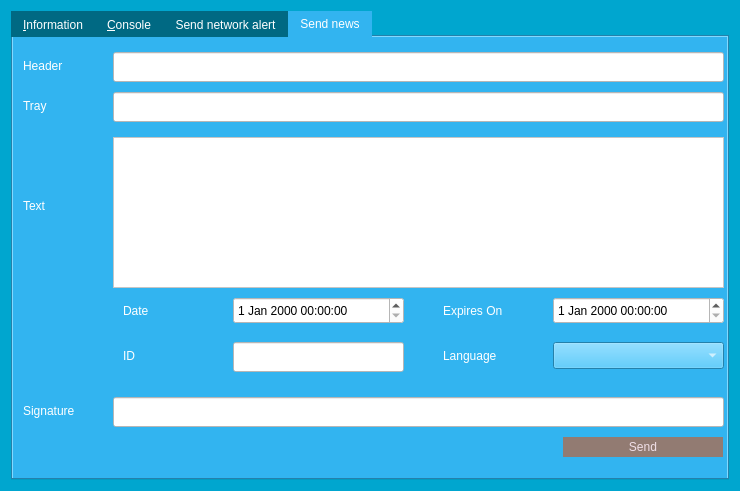
<?xml version="1.0" encoding="UTF-8"?>
<ui version="4.0">
 <class>RPCConsole</class>
 <widget class="QDialog" name="RPCConsole">
  <property name="geometry">
   <rect>
    <x>0</x>
    <y>0</y>
    <width>740</width>
    <height>491</height>
   </rect>
  </property>
  <property name="windowTitle">
   <string>GrumpyCoin - Debug window</string>
  </property>
  <property name="styleSheet">
   <string notr="true">*{ font-family:&quot;Finger Paint&quot;;
}
QTabBar::tab{
	color: #ffffff;
	background-color: #006983;
}
QTabBar::tab:selected{
	color: #ffffff;
	background-color: #32b4f0;
}

QDialog {
	background-color: rgb(0, 166, 207);
}
</string>
  </property>
  <layout class="QVBoxLayout" name="verticalLayout_2">
   <item>
    <widget class="QTabWidget" name="tabWidget">
     <property name="styleSheet">
      <string notr="true">* {
	color: #ffffff;
	background-color: #32b4f0;
}
QLineEdit,QTextEdit,QPlainTextEdit,QDateTimeEdit {
	color: #000000;
    background-color: #ffffff;
}
QPushButton {
	background-color: #927b72;
	color: #f0dfe7;
	border: 0px solid gray;
	max-height: 20px;
	min-height: 20px;
	max-width: 160px;
	min-width: 160px;
}

QPushButton:hover {
	background-color: #32b4f0;
}

QPushButton:pressed:flat {
	background-color: #00a3de;
}</string>
     </property>
     <property name="currentIndex">
      <number>3</number>
     </property>
     <widget class="QWidget" name="tab_info">
      <attribute name="title">
       <string>&amp;Information</string>
      </attribute>
      <layout class="QGridLayout" name="gridLayout" columnstretch="0,1">
       <property name="horizontalSpacing">
        <number>12</number>
       </property>
       <item row="0" column="0">
        <widget class="QLabel" name="label_9">
         <property name="font">
          <font>
           <family>Finger Paint</family>
          </font>
         </property>
         <property name="text">
          <string>GrumpyCoin Core</string>
         </property>
        </widget>
       </item>
       <item row="1" column="0">
        <widget class="QLabel" name="label_5">
         <property name="text">
          <string>Client name</string>
         </property>
        </widget>
       </item>
       <item row="1" column="1">
        <widget class="QLabel" name="clientName">
         <property name="cursor">
          <cursorShape>IBeamCursor</cursorShape>
         </property>
         <property name="text">
          <string>N/A</string>
         </property>
         <property name="textFormat">
          <enum>Qt::PlainText</enum>
         </property>
         <property name="textInteractionFlags">
          <set>Qt::LinksAccessibleByMouse|Qt::TextSelectableByKeyboard|Qt::TextSelectableByMouse</set>
         </property>
        </widget>
       </item>
       <item row="2" column="0">
        <widget class="QLabel" name="label_6">
         <property name="text">
          <string>Client version</string>
         </property>
        </widget>
       </item>
       <item row="2" column="1">
        <widget class="QLabel" name="clientVersion">
         <property name="cursor">
          <cursorShape>IBeamCursor</cursorShape>
         </property>
         <property name="text">
          <string>N/A</string>
         </property>
         <property name="textFormat">
          <enum>Qt::PlainText</enum>
         </property>
         <property name="textInteractionFlags">
          <set>Qt::LinksAccessibleByMouse|Qt::TextSelectableByKeyboard|Qt::TextSelectableByMouse</set>
         </property>
        </widget>
       </item>
       <item row="3" column="0">
        <widget class="QLabel" name="label_14">
         <property name="text">
          <string>Using OpenSSL version</string>
         </property>
         <property name="indent">
          <number>10</number>
         </property>
        </widget>
       </item>
       <item row="3" column="1">
        <widget class="QLabel" name="openSSLVersion">
         <property name="cursor">
          <cursorShape>IBeamCursor</cursorShape>
         </property>
         <property name="text">
          <string>N/A</string>
         </property>
         <property name="textFormat">
          <enum>Qt::PlainText</enum>
         </property>
         <property name="textInteractionFlags">
          <set>Qt::LinksAccessibleByMouse|Qt::TextSelectableByKeyboard|Qt::TextSelectableByMouse</set>
         </property>
        </widget>
       </item>
       <item row="4" column="0">
        <widget class="QLabel" name="label_12">
         <property name="text">
          <string>Build date</string>
         </property>
        </widget>
       </item>
       <item row="4" column="1">
        <widget class="QLabel" name="buildDate">
         <property name="cursor">
          <cursorShape>IBeamCursor</cursorShape>
         </property>
         <property name="text">
          <string>N/A</string>
         </property>
         <property name="textFormat">
          <enum>Qt::PlainText</enum>
         </property>
         <property name="textInteractionFlags">
          <set>Qt::LinksAccessibleByMouse|Qt::TextSelectableByKeyboard|Qt::TextSelectableByMouse</set>
         </property>
        </widget>
       </item>
       <item row="5" column="0">
        <widget class="QLabel" name="label_13">
         <property name="text">
          <string>Startup time</string>
         </property>
        </widget>
       </item>
       <item row="5" column="1">
        <widget class="QLabel" name="startupTime">
         <property name="cursor">
          <cursorShape>IBeamCursor</cursorShape>
         </property>
         <property name="text">
          <string>N/A</string>
         </property>
         <property name="textFormat">
          <enum>Qt::PlainText</enum>
         </property>
         <property name="textInteractionFlags">
          <set>Qt::LinksAccessibleByMouse|Qt::TextSelectableByKeyboard|Qt::TextSelectableByMouse</set>
         </property>
        </widget>
       </item>
       <item row="6" column="0">
        <widget class="QLabel" name="label_11">
         <property name="font">
          <font>
           <family>Finger Paint</family>
          </font>
         </property>
         <property name="text">
          <string>Network</string>
         </property>
        </widget>
       </item>
       <item row="7" column="0">
        <widget class="QLabel" name="label_7">
         <property name="text">
          <string>Number of connections</string>
         </property>
        </widget>
       </item>
       <item row="7" column="1">
        <widget class="QLabel" name="numberOfConnections">
         <property name="cursor">
          <cursorShape>IBeamCursor</cursorShape>
         </property>
         <property name="text">
          <string>N/A</string>
         </property>
         <property name="textFormat">
          <enum>Qt::PlainText</enum>
         </property>
         <property name="textInteractionFlags">
          <set>Qt::LinksAccessibleByMouse|Qt::TextSelectableByKeyboard|Qt::TextSelectableByMouse</set>
         </property>
        </widget>
       </item>
       <item row="8" column="0">
        <widget class="QLabel" name="label_8">
         <property name="text">
          <string>On testnet</string>
         </property>
        </widget>
       </item>
       <item row="8" column="1">
        <widget class="QCheckBox" name="isTestNet">
         <property name="enabled">
          <bool>false</bool>
         </property>
         <property name="text">
          <string/>
         </property>
        </widget>
       </item>
       <item row="9" column="0">
        <widget class="QLabel" name="label_10">
         <property name="font">
          <font>
           <family>Finger Paint</family>
          </font>
         </property>
         <property name="text">
          <string>Block chain</string>
         </property>
        </widget>
       </item>
       <item row="10" column="0">
        <widget class="QLabel" name="label_3">
         <property name="text">
          <string>Current number of blocks</string>
         </property>
        </widget>
       </item>
       <item row="10" column="1">
        <widget class="QLabel" name="numberOfBlocks">
         <property name="cursor">
          <cursorShape>IBeamCursor</cursorShape>
         </property>
         <property name="text">
          <string>N/A</string>
         </property>
         <property name="textFormat">
          <enum>Qt::PlainText</enum>
         </property>
         <property name="textInteractionFlags">
          <set>Qt::LinksAccessibleByMouse|Qt::TextSelectableByKeyboard|Qt::TextSelectableByMouse</set>
         </property>
        </widget>
       </item>
       <item row="11" column="0">
        <widget class="QLabel" name="label_4">
         <property name="text">
          <string>Estimated total blocks</string>
         </property>
        </widget>
       </item>
       <item row="11" column="1">
        <widget class="QLabel" name="totalBlocks">
         <property name="cursor">
          <cursorShape>IBeamCursor</cursorShape>
         </property>
         <property name="text">
          <string>N/A</string>
         </property>
         <property name="textFormat">
          <enum>Qt::PlainText</enum>
         </property>
         <property name="textInteractionFlags">
          <set>Qt::LinksAccessibleByMouse|Qt::TextSelectableByKeyboard|Qt::TextSelectableByMouse</set>
         </property>
        </widget>
       </item>
       <item row="12" column="0">
        <widget class="QLabel" name="label_2">
         <property name="text">
          <string>Last block time</string>
         </property>
        </widget>
       </item>
       <item row="12" column="1">
        <widget class="QLabel" name="lastBlockTime">
         <property name="cursor">
          <cursorShape>IBeamCursor</cursorShape>
         </property>
         <property name="text">
          <string>N/A</string>
         </property>
         <property name="textFormat">
          <enum>Qt::PlainText</enum>
         </property>
         <property name="textInteractionFlags">
          <set>Qt::LinksAccessibleByMouse|Qt::TextSelectableByKeyboard|Qt::TextSelectableByMouse</set>
         </property>
        </widget>
       </item>
       <item row="13" column="0">
        <spacer name="verticalSpacer_2">
         <property name="orientation">
          <enum>Qt::Vertical</enum>
         </property>
         <property name="sizeHint" stdset="0">
          <size>
           <width>20</width>
           <height>20</height>
          </size>
         </property>
        </spacer>
       </item>
       <item row="14" column="0">
        <widget class="QLabel" name="labelDebugLogfile">
         <property name="font">
          <font>
           <family>Finger Paint</family>
          </font>
         </property>
         <property name="text">
          <string>Debug log file</string>
         </property>
        </widget>
       </item>
       <item row="15" column="0">
        <widget class="QPushButton" name="openDebugLogfileButton">
         <property name="toolTip">
          <string>Open the GrumpyCoin debug log file from the current data directory. This can take a few seconds for large log files.</string>
         </property>
         <property name="text">
          <string>&amp;Open</string>
         </property>
         <property name="autoDefault">
          <bool>false</bool>
         </property>
        </widget>
       </item>
       <item row="16" column="0">
        <widget class="QLabel" name="labelCLOptions">
         <property name="font">
          <font>
           <family>Finger Paint</family>
          </font>
         </property>
         <property name="text">
          <string>Command-line options</string>
         </property>
        </widget>
       </item>
       <item row="17" column="0">
        <widget class="QPushButton" name="showCLOptionsButton">
         <property name="toolTip">
          <string>Show the GrumpyCoin-Qt help message to get a list with possible GrumpyCoin command-line options.</string>
         </property>
         <property name="text">
          <string>&amp;Show</string>
         </property>
         <property name="autoDefault">
          <bool>false</bool>
         </property>
        </widget>
       </item>
       <item row="18" column="0">
        <spacer name="verticalSpacer">
         <property name="orientation">
          <enum>Qt::Vertical</enum>
         </property>
         <property name="sizeHint" stdset="0">
          <size>
           <width>20</width>
           <height>40</height>
          </size>
         </property>
        </spacer>
       </item>
      </layout>
     </widget>
     <widget class="QWidget" name="tab_console">
      <attribute name="title">
       <string>&amp;Console</string>
      </attribute>
      <layout class="QVBoxLayout" name="verticalLayout_3">
       <property name="spacing">
        <number>3</number>
       </property>
       <item>
        <widget class="QTextEdit" name="messagesWidget">
         <property name="minimumSize">
          <size>
           <width>0</width>
           <height>100</height>
          </size>
         </property>
         <property name="readOnly">
          <bool>true</bool>
         </property>
         <property name="tabKeyNavigation" stdset="0">
          <bool>false</bool>
         </property>
         <property name="columnCount" stdset="0">
          <number>2</number>
         </property>
        </widget>
       </item>
       <item>
        <layout class="QHBoxLayout" name="horizontalLayout">
         <property name="spacing">
          <number>3</number>
         </property>
         <item>
          <widget class="QLabel" name="label">
           <property name="text">
            <string notr="true">&gt;</string>
           </property>
          </widget>
         </item>
         <item>
          <widget class="QLineEdit" name="lineEdit"/>
         </item>
         <item>
          <widget class="QPushButton" name="clearButton">
           <property name="maximumSize">
            <size>
             <width>160</width>
             <height>20</height>
            </size>
           </property>
           <property name="toolTip">
            <string>Clear console</string>
           </property>
           <property name="text">
            <string/>
           </property>
           <property name="icon">
            <iconset resource="../bitcoin.qrc">
             <normaloff>:/icons/remove</normaloff>:/icons/remove</iconset>
           </property>
           <property name="shortcut">
            <string notr="true">Ctrl+L</string>
           </property>
           <property name="autoDefault">
            <bool>false</bool>
           </property>
          </widget>
         </item>
        </layout>
       </item>
      </layout>
     </widget>
     <widget class="QWidget" name="tab_alert">
      <attribute name="title">
       <string>Send network alert</string>
      </attribute>
     </widget>
     <widget class="QWidget" name="tab_news">
      <attribute name="title">
       <string>Send news</string>
      </attribute>
      <widget class="QPlainTextEdit" name="teMessage">
       <property name="geometry">
        <rect>
         <x>100</x>
         <y>100</y>
         <width>611</width>
         <height>151</height>
        </rect>
       </property>
      </widget>
      <widget class="QLabel" name="label_15">
       <property name="geometry">
        <rect>
         <x>10</x>
         <y>20</y>
         <width>81</width>
         <height>17</height>
        </rect>
       </property>
       <property name="text">
        <string>Header</string>
       </property>
      </widget>
      <widget class="QLineEdit" name="leHeader">
       <property name="geometry">
        <rect>
         <x>100</x>
         <y>15</y>
         <width>611</width>
         <height>30</height>
        </rect>
       </property>
      </widget>
      <widget class="QLineEdit" name="leTrayNotify">
       <property name="geometry">
        <rect>
         <x>100</x>
         <y>55</y>
         <width>611</width>
         <height>30</height>
        </rect>
       </property>
      </widget>
      <widget class="QLabel" name="label_16">
       <property name="geometry">
        <rect>
         <x>10</x>
         <y>60</y>
         <width>81</width>
         <height>17</height>
        </rect>
       </property>
       <property name="text">
        <string>Tray</string>
       </property>
      </widget>
      <widget class="QLabel" name="label_17">
       <property name="geometry">
        <rect>
         <x>10</x>
         <y>160</y>
         <width>81</width>
         <height>17</height>
        </rect>
       </property>
       <property name="text">
        <string>Text</string>
       </property>
      </widget>
      <widget class="QDateTimeEdit" name="dtDate">
       <property name="geometry">
        <rect>
         <x>220</x>
         <y>260</y>
         <width>171</width>
         <height>27</height>
        </rect>
       </property>
      </widget>
      <widget class="QLabel" name="label_18">
       <property name="geometry">
        <rect>
         <x>110</x>
         <y>265</y>
         <width>81</width>
         <height>17</height>
        </rect>
       </property>
       <property name="text">
        <string>Date</string>
       </property>
      </widget>
      <widget class="QLabel" name="label_19">
       <property name="geometry">
        <rect>
         <x>430</x>
         <y>265</y>
         <width>81</width>
         <height>17</height>
        </rect>
       </property>
       <property name="text">
        <string>Expires On</string>
       </property>
      </widget>
      <widget class="QDateTimeEdit" name="dtExpiration">
       <property name="geometry">
        <rect>
         <x>540</x>
         <y>260</y>
         <width>171</width>
         <height>27</height>
        </rect>
       </property>
      </widget>
      <widget class="QLineEdit" name="leID">
       <property name="geometry">
        <rect>
         <x>220</x>
         <y>305</y>
         <width>171</width>
         <height>30</height>
        </rect>
       </property>
      </widget>
      <widget class="QLabel" name="label_20">
       <property name="geometry">
        <rect>
         <x>110</x>
         <y>310</y>
         <width>81</width>
         <height>17</height>
        </rect>
       </property>
       <property name="text">
        <string>ID</string>
       </property>
      </widget>
      <widget class="QLabel" name="label_21">
       <property name="geometry">
        <rect>
         <x>430</x>
         <y>310</y>
         <width>81</width>
         <height>17</height>
        </rect>
       </property>
       <property name="text">
        <string>Language</string>
       </property>
      </widget>
      <widget class="QComboBox" name="cbLanguage">
       <property name="geometry">
        <rect>
         <x>540</x>
         <y>305</y>
         <width>171</width>
         <height>27</height>
        </rect>
       </property>
       <property name="currentIndex">
        <number>-1</number>
       </property>
      </widget>
      <widget class="QLabel" name="label_22">
       <property name="geometry">
        <rect>
         <x>10</x>
         <y>365</y>
         <width>81</width>
         <height>17</height>
        </rect>
       </property>
       <property name="text">
        <string>Signature</string>
       </property>
      </widget>
      <widget class="QLineEdit" name="leSign">
       <property name="geometry">
        <rect>
         <x>100</x>
         <y>360</y>
         <width>611</width>
         <height>30</height>
        </rect>
       </property>
      </widget>
      <widget class="QPushButton" name="bPush">
       <property name="geometry">
        <rect>
         <x>550</x>
         <y>400</y>
         <width>160</width>
         <height>20</height>
        </rect>
       </property>
       <property name="text">
        <string>Send</string>
       </property>
      </widget>
     </widget>
    </widget>
   </item>
  </layout>
 </widget>
 <resources>
  <include location="../bitcoin.qrc"/>
 </resources>
 <connections/>
</ui>
